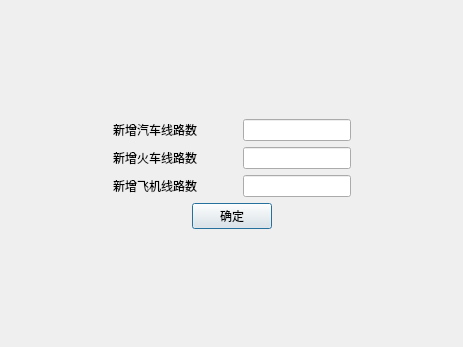
<?xml version="1.0" encoding="UTF-8"?>
<ui version="4.0">
 <class>newtable</class>
 <widget class="QDialog" name="newtable">
  <property name="geometry">
   <rect>
    <x>0</x>
    <y>0</y>
    <width>463</width>
    <height>347</height>
   </rect>
  </property>
  <property name="windowTitle">
   <string>Dialog</string>
  </property>
  <layout class="QGridLayout" name="gridLayout">
   <item row="0" column="1">
    <spacer name="verticalSpacer">
     <property name="orientation">
      <enum>Qt::Vertical</enum>
     </property>
     <property name="sizeHint" stdset="0">
      <size>
       <width>20</width>
       <height>92</height>
      </size>
     </property>
    </spacer>
   </item>
   <item row="1" column="0">
    <spacer name="horizontalSpacer_13">
     <property name="orientation">
      <enum>Qt::Horizontal</enum>
     </property>
     <property name="sizeHint" stdset="0">
      <size>
       <width>0</width>
       <height>20</height>
      </size>
     </property>
    </spacer>
   </item>
   <item row="1" column="1">
    <layout class="QVBoxLayout" name="verticalLayout">
     <item>
      <layout class="QHBoxLayout" name="horizontalLayout">
       <item>
        <spacer name="horizontalSpacer_7">
         <property name="orientation">
          <enum>Qt::Horizontal</enum>
         </property>
         <property name="sizeHint" stdset="0">
          <size>
           <width>40</width>
           <height>20</height>
          </size>
         </property>
        </spacer>
       </item>
       <item>
        <widget class="QLabel" name="label">
         <property name="text">
          <string>新增汽车线路数</string>
         </property>
        </widget>
       </item>
       <item>
        <spacer name="horizontalSpacer">
         <property name="orientation">
          <enum>Qt::Horizontal</enum>
         </property>
         <property name="sizeHint" stdset="0">
          <size>
           <width>40</width>
           <height>20</height>
          </size>
         </property>
        </spacer>
       </item>
       <item>
        <widget class="QLineEdit" name="bus"/>
       </item>
       <item>
        <spacer name="horizontalSpacer_4">
         <property name="orientation">
          <enum>Qt::Horizontal</enum>
         </property>
         <property name="sizeHint" stdset="0">
          <size>
           <width>40</width>
           <height>20</height>
          </size>
         </property>
        </spacer>
       </item>
      </layout>
     </item>
     <item>
      <layout class="QHBoxLayout" name="horizontalLayout_2">
       <item>
        <spacer name="horizontalSpacer_8">
         <property name="orientation">
          <enum>Qt::Horizontal</enum>
         </property>
         <property name="sizeHint" stdset="0">
          <size>
           <width>40</width>
           <height>20</height>
          </size>
         </property>
        </spacer>
       </item>
       <item>
        <widget class="QLabel" name="label_2">
         <property name="text">
          <string>新增火车线路数</string>
         </property>
        </widget>
       </item>
       <item>
        <spacer name="horizontalSpacer_2">
         <property name="orientation">
          <enum>Qt::Horizontal</enum>
         </property>
         <property name="sizeHint" stdset="0">
          <size>
           <width>40</width>
           <height>20</height>
          </size>
         </property>
        </spacer>
       </item>
       <item>
        <widget class="QLineEdit" name="train"/>
       </item>
       <item>
        <spacer name="horizontalSpacer_5">
         <property name="orientation">
          <enum>Qt::Horizontal</enum>
         </property>
         <property name="sizeHint" stdset="0">
          <size>
           <width>40</width>
           <height>20</height>
          </size>
         </property>
        </spacer>
       </item>
      </layout>
     </item>
     <item>
      <layout class="QHBoxLayout" name="horizontalLayout_3">
       <item>
        <spacer name="horizontalSpacer_9">
         <property name="orientation">
          <enum>Qt::Horizontal</enum>
         </property>
         <property name="sizeHint" stdset="0">
          <size>
           <width>40</width>
           <height>20</height>
          </size>
         </property>
        </spacer>
       </item>
       <item>
        <widget class="QLabel" name="label_3">
         <property name="text">
          <string>新增飞机线路数</string>
         </property>
        </widget>
       </item>
       <item>
        <spacer name="horizontalSpacer_3">
         <property name="orientation">
          <enum>Qt::Horizontal</enum>
         </property>
         <property name="sizeHint" stdset="0">
          <size>
           <width>40</width>
           <height>20</height>
          </size>
         </property>
        </spacer>
       </item>
       <item>
        <widget class="QLineEdit" name="plane"/>
       </item>
       <item>
        <spacer name="horizontalSpacer_6">
         <property name="orientation">
          <enum>Qt::Horizontal</enum>
         </property>
         <property name="sizeHint" stdset="0">
          <size>
           <width>40</width>
           <height>20</height>
          </size>
         </property>
        </spacer>
       </item>
      </layout>
     </item>
     <item>
      <layout class="QHBoxLayout" name="horizontalLayout_4">
       <item>
        <spacer name="horizontalSpacer_11">
         <property name="orientation">
          <enum>Qt::Horizontal</enum>
         </property>
         <property name="sizeHint" stdset="0">
          <size>
           <width>40</width>
           <height>20</height>
          </size>
         </property>
        </spacer>
       </item>
       <item>
        <widget class="QPushButton" name="pushButton">
         <property name="text">
          <string>确定</string>
         </property>
        </widget>
       </item>
       <item>
        <spacer name="horizontalSpacer_10">
         <property name="orientation">
          <enum>Qt::Horizontal</enum>
         </property>
         <property name="sizeHint" stdset="0">
          <size>
           <width>40</width>
           <height>20</height>
          </size>
         </property>
        </spacer>
       </item>
      </layout>
     </item>
    </layout>
   </item>
   <item row="1" column="2">
    <spacer name="horizontalSpacer_12">
     <property name="orientation">
      <enum>Qt::Horizontal</enum>
     </property>
     <property name="sizeHint" stdset="0">
      <size>
       <width>0</width>
       <height>20</height>
      </size>
     </property>
    </spacer>
   </item>
   <item row="2" column="1">
    <spacer name="verticalSpacer_2">
     <property name="orientation">
      <enum>Qt::Vertical</enum>
     </property>
     <property name="sizeHint" stdset="0">
      <size>
       <width>20</width>
       <height>91</height>
      </size>
     </property>
    </spacer>
   </item>
  </layout>
 </widget>
 <resources/>
 <connections/>
</ui>
